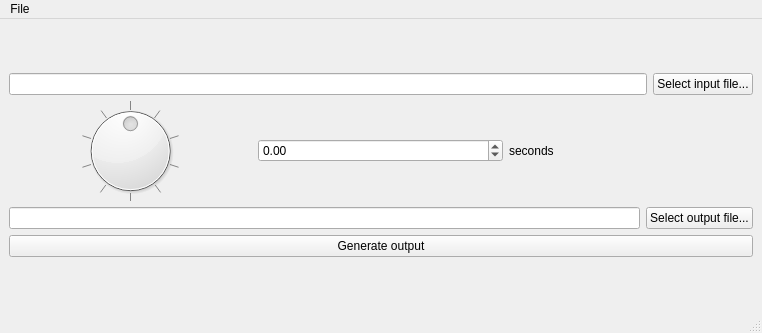
<?xml version="1.0" encoding="UTF-8"?>
<ui version="4.0">
 <class>MainWindow</class>
 <widget class="QMainWindow" name="MainWindow">
  <property name="geometry">
   <rect>
    <x>0</x>
    <y>0</y>
    <width>762</width>
    <height>333</height>
   </rect>
  </property>
  <property name="sizePolicy">
   <sizepolicy hsizetype="Fixed" vsizetype="Fixed">
    <horstretch>0</horstretch>
    <verstretch>0</verstretch>
   </sizepolicy>
  </property>
  <property name="minimumSize">
   <size>
    <width>762</width>
    <height>0</height>
   </size>
  </property>
  <property name="maximumSize">
   <size>
    <width>762</width>
    <height>333</height>
   </size>
  </property>
  <property name="windowTitle">
   <string>SRT time adjuster</string>
  </property>
  <widget class="QWidget" name="centralwidget">
   <layout class="QVBoxLayout" name="verticalLayout">
    <item>
     <layout class="QVBoxLayout" name="TopLevelLayout">
      <item>
       <layout class="QHBoxLayout" name="inputFileSubLayout">
        <item>
         <widget class="QLineEdit" name="inputFileEdit">
          <property name="enabled">
           <bool>true</bool>
          </property>
          <property name="readOnly">
           <bool>true</bool>
          </property>
         </widget>
        </item>
        <item>
         <widget class="QPushButton" name="selectInputFileButton">
          <property name="text">
           <string>Select input file...</string>
          </property>
         </widget>
        </item>
       </layout>
      </item>
      <item>
       <layout class="QGridLayout" name="dialSubLayout">
        <item row="1" column="1">
         <widget class="QDoubleSpinBox" name="doubleSpinBoxSeconds">
          <property name="minimum">
           <double>-1000.000000000000000</double>
          </property>
          <property name="maximum">
           <double>1000.000000000000000</double>
          </property>
          <property name="singleStep">
           <double>0.100000000000000</double>
          </property>
         </widget>
        </item>
        <item row="1" column="0">
         <widget class="QDial" name="dialSeconds">
          <property name="sizePolicy">
           <sizepolicy hsizetype="Fixed" vsizetype="Fixed">
            <horstretch>0</horstretch>
            <verstretch>0</verstretch>
           </sizepolicy>
          </property>
          <property name="minimumSize">
           <size>
            <width>243</width>
            <height>100</height>
           </size>
          </property>
          <property name="minimum">
           <number>-1000</number>
          </property>
          <property name="maximum">
           <number>1000</number>
          </property>
          <property name="value">
           <number>0</number>
          </property>
          <property name="sliderPosition">
           <number>0</number>
          </property>
          <property name="wrapping">
           <bool>true</bool>
          </property>
          <property name="notchTarget">
           <double>100.000000000000000</double>
          </property>
          <property name="notchesVisible">
           <bool>true</bool>
          </property>
         </widget>
        </item>
        <item row="1" column="2">
         <widget class="QLabel" name="dialSecondsLabel">
          <property name="text">
           <string>seconds</string>
          </property>
         </widget>
        </item>
       </layout>
      </item>
      <item>
       <layout class="QHBoxLayout" name="outputFileSubLayout">
        <item>
         <widget class="QLineEdit" name="outputFileEdit"/>
        </item>
        <item>
         <widget class="QPushButton" name="selectOutputFileButton">
          <property name="text">
           <string>Select output file...</string>
          </property>
         </widget>
        </item>
       </layout>
      </item>
      <item>
       <widget class="QPushButton" name="generateOutputButton">
        <property name="text">
         <string>Generate output</string>
        </property>
       </widget>
      </item>
     </layout>
    </item>
   </layout>
  </widget>
  <widget class="QMenuBar" name="menubar">
   <property name="geometry">
    <rect>
     <x>0</x>
     <y>0</y>
     <width>762</width>
     <height>27</height>
    </rect>
   </property>
   <widget class="QMenu" name="menuFile">
    <property name="title">
     <string>File</string>
    </property>
    <addaction name="actionOpen_File"/>
    <addaction name="actionQuit"/>
   </widget>
   <addaction name="menuFile"/>
  </widget>
  <widget class="QStatusBar" name="statusbar"/>
  <action name="actionQuit">
   <property name="text">
    <string>Quit</string>
   </property>
  </action>
  <action name="actionOpen_File">
   <property name="text">
    <string>Open File...</string>
   </property>
   <property name="toolTip">
    <string>Open Srt File</string>
   </property>
  </action>
 </widget>
 <resources/>
 <connections>
  <connection>
   <sender>actionQuit</sender>
   <signal>activated()</signal>
   <receiver>MainWindow</receiver>
   <slot>close()</slot>
   <hints>
    <hint type="sourcelabel">
     <x>-1</x>
     <y>-1</y>
    </hint>
    <hint type="destinationlabel">
     <x>399</x>
     <y>299</y>
    </hint>
   </hints>
  </connection>
 </connections>
</ui>
